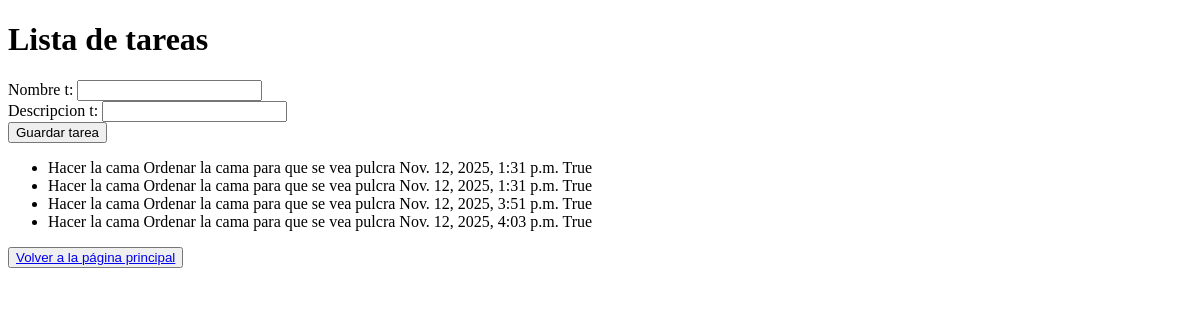
Page /tareas/ on the earlier database version.
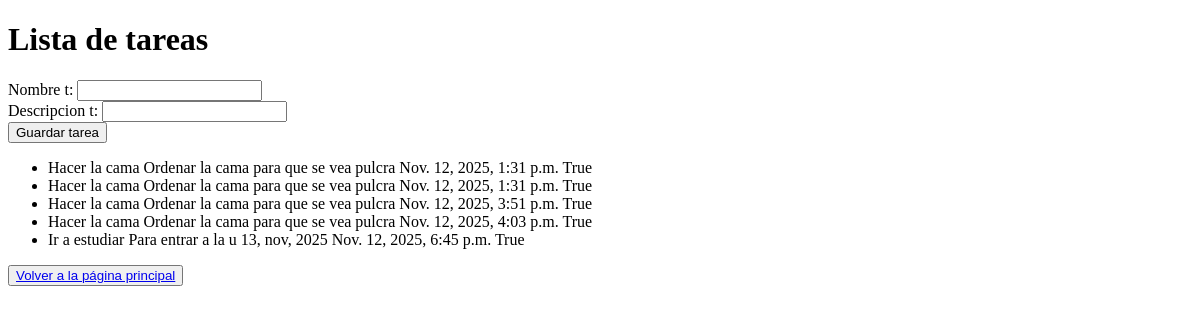
Same page on the later database version.
### myApp/models.py (models this page shows)
class Tarea(models.Model):
    nombre_t = models.CharField(max_length=50)
    descripcion_t = models.CharField(max_length=500)
    fecha_creacion = models.DateTimeField(auto_now_add=True)
    estado_t = models.BooleanField(default=True)

### myApp/views.py (the view)
# urls.py: path('tareas/', views.tareas, name="tareas"),
def tareas(request):
    if request.method == 'POST':
        form = FormTarea(request.POST)
        if form.is_valid():
            form.save()
    form = FormTarea()
    tareas = Tarea.objects.all()
    context = {'form':form, 'tareas':tareas}
    return render(request, "tarea.html", context)

### myApp/forms.py
class FormTarea(ModelForm):
    class Meta:
        model = Tarea
        fields = ['nombre_t', 'descripcion_t']

### myApp/templates/tarea.html (shortened to what this page needs)
<!DOCTYPE html>
<html lang="es">
<head>
</head>
<body>
  <h1>Lista de tareas</h1>
  <form action="{% url 'tareas' %}" method="POST">
    {{form}}
    <button type="submit">Guardar tarea</button>
  </form>
  {% if tareas %}
  <ul>
    {% for tarea in tareas %}
    <li>{{tarea.nombre_t}} {{tarea.descripcion_t}} {{tarea.fecha_creacion}} {{tarea.estado_t}}</li>
    {% endfor %}
  </ul>
  {% endif %}
  <button><a href="{% url 'main' %}">Volver a la página principal</a></button>
</body>
</html>

Differences in the rows shown:
added Tarea: nombre_t "Ir a estudiar", descripcion_t "Para entrar a la u 13, nov, 2025", fecha_creacion "Nov. 12, 2025, 6:45 p.m.", estado_t "True"
